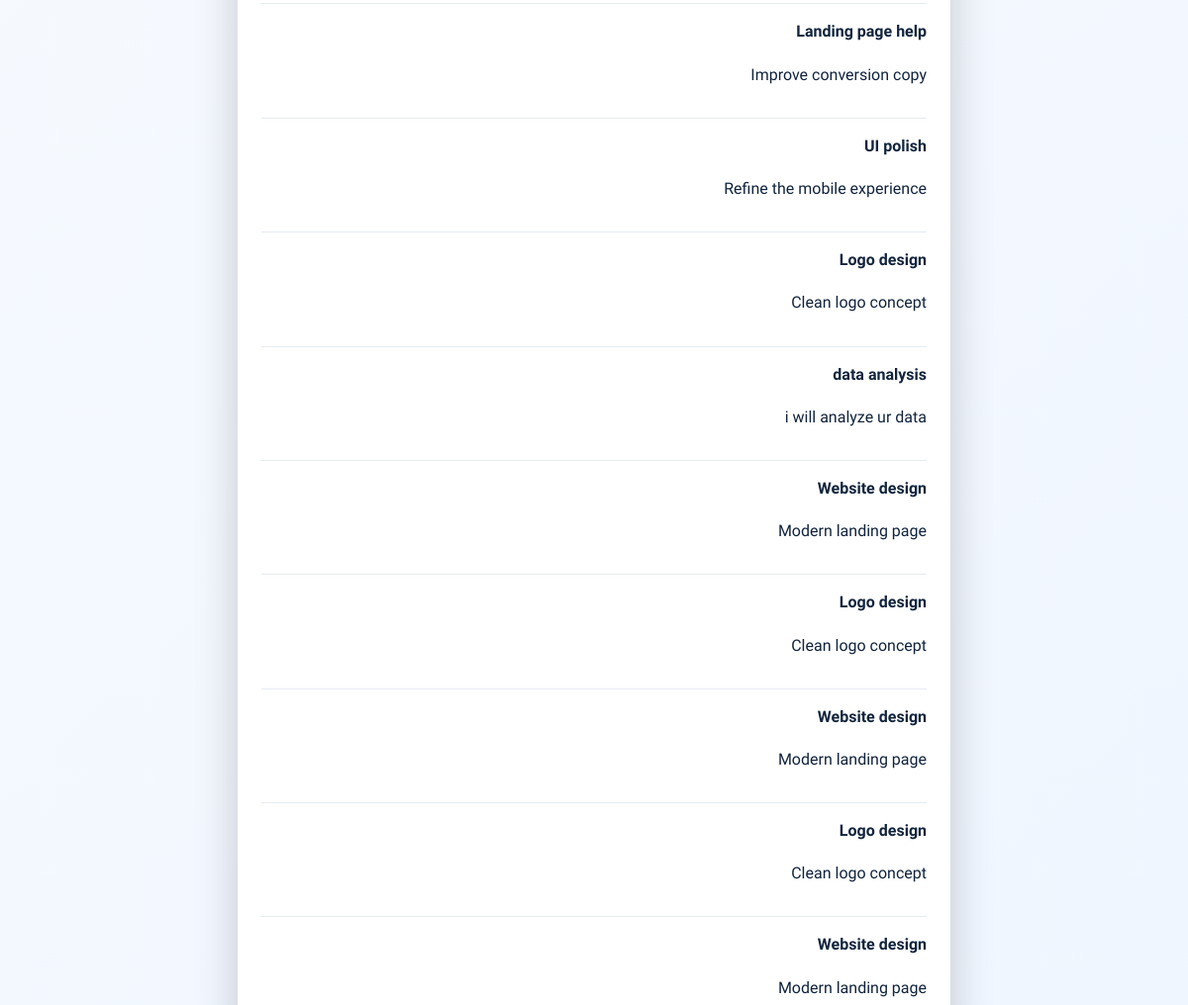
Before: /search (middle part) with the older database file.
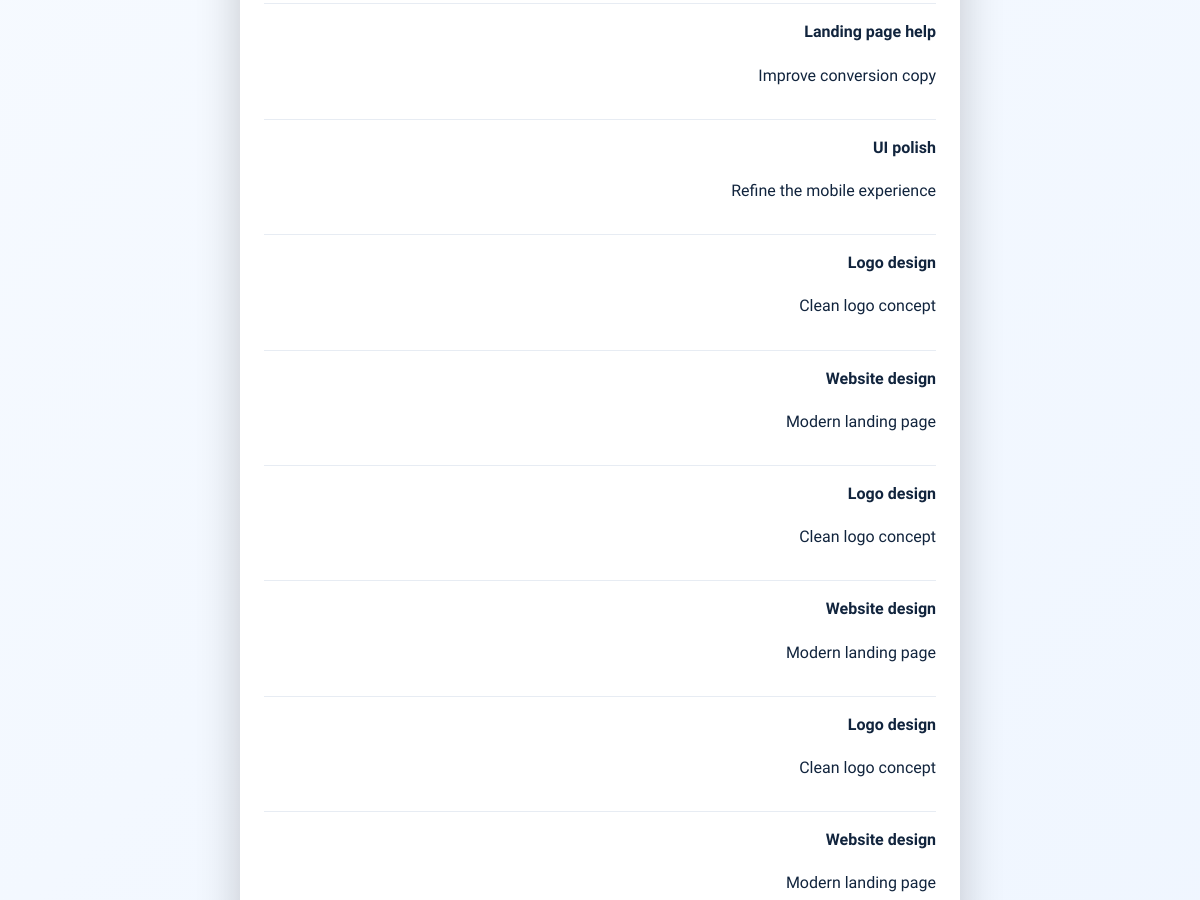
After: the same page with the newer database file.
### tables this page shows
CREATE TABLE jobs (
                id INTEGER PRIMARY KEY AUTOINCREMENT,
                user_id INTEGER NOT NULL,
                title TEXT NOT NULL,
                description TEXT NOT NULL,
                category TEXT NOT NULL,
                budget TEXT,
                location TEXT,
                created_at TEXT NOT NULL DEFAULT CURRENT_TIMESTAMP, views_count INTEGER NOT NULL DEFAULT 0,
                FOREIGN KEY(user_id) REFERENCES users(id) ON DELETE CASCADE
            );

### website/views.py (the view)
@views.route('/search')
def search():
    query = request.args.get('q', '').strip()
    jobs = get_all_jobs(query=query)
    context = build_context(query=query)
    context.update({'jobs': jobs, 'query': query})
    return render_template('search_results.html', **context)

### website/i18n.py (called while the page is built)
def get_lang():
    if 'lang' in session:
        return session['lang']
    user_id = session.get('user_id')
    if user_id:
        lang = get_user_language(user_id)
        session['lang'] = lang
        return lang
    return 'ar'

### website/models.py (called while the page is built)
def get_db():
    conn = sqlite3.connect(DB_PATH)
    conn.row_factory = sqlite3.Row
    conn.execute('PRAGMA foreign_keys = ON')
    return conn

def get_all_jobs(limit=None, query=''):
    with get_db() as conn:
        sql = 'SELECT j.*, u.username, u.full_name FROM jobs j JOIN users u ON u.id = j.user_id'
        params = []
        if query:
            sql += ' WHERE j.title LIKE ? OR j.description LIKE ? OR j.category LIKE ?'
            pattern = f'%{query}%'
            params.extend([pattern, pattern, pattern])
        sql += ' ORDER BY j.created_at DESC'
        if limit:
            sql += ' LIMIT ?'
            params.append(limit)
        return conn.execute(sql, params).fetchall()

### website/templates/search_results.html (shortened to what this page needs)
{% extends 'layout.html' %}
{% block content %}
<section class="dashboard-shell">
    <div class="dashboard-card">
        {% for job in jobs %}
        <div class="request-item">
            <div>
                <strong>{{ job.title }}</strong>
                <p>{{ job.description }}</p>
            </div>
        </div>
        {% else %}
        <p>{{ 'لا توجد نتائج' if lang == 'ar' else 'No results found' }}</p>
        {% endfor %}
    </div>
</section>
{% endblock %}

Changed rows visible on the page:
removed jobs: title "data analysis", description "i will analyze ur data"
